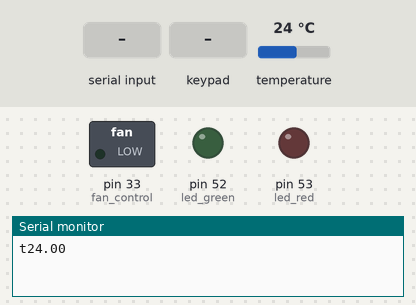
A sketch run on a simulated Arduino Mega 2560, built with avr-gcc and run on an emulated ATmega2560. On the bench: switched loads named in the sketch (green lamp = pin HIGH), output pins drawn as LEDs (lit = HIGH), the last lines printed to the serial monitor. The inputs (shaded band) are chosen by the test bench; at power-on: temperature 24 °C.

Above: at 1.2 s.
1.3 s: "a" received over Serial
At 3.4 s:
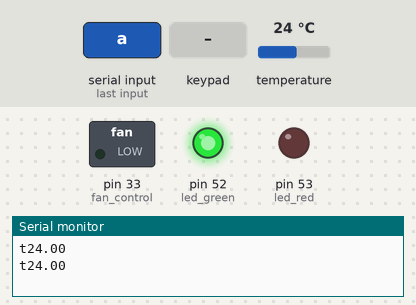
3.8 s: "b" received over Serial
At 5.0 s:
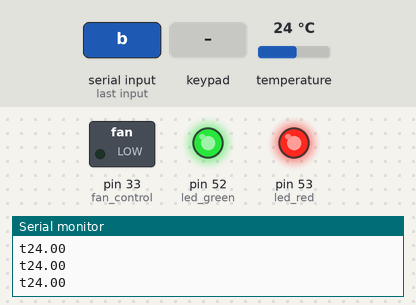
5.3 s: key '1' pressed
At 7.2 s:
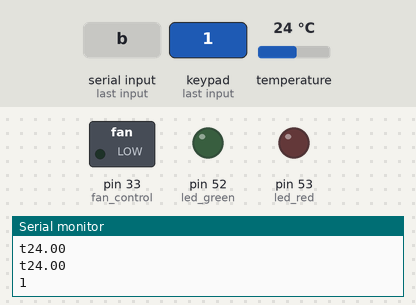
7.6 s: "b" received over Serial
At 8.9 s:
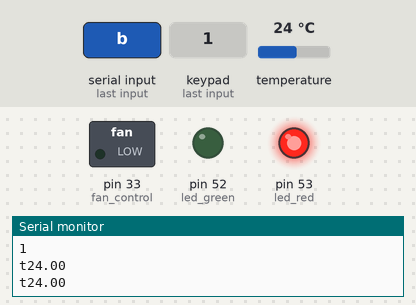
9.2 s: key '2' pressed
At 11.0 s:
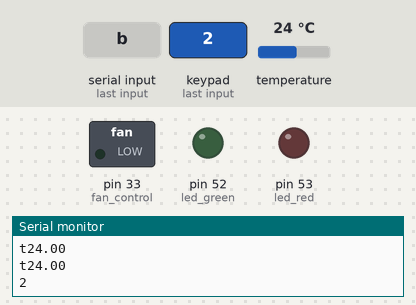
Timing chart, 0 to 12.5 s (numbered marks = the images above; inputs shaded):
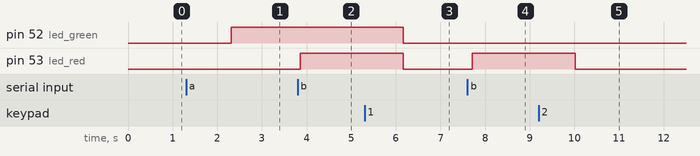

The sketch:

Temperature_Keypad.ino
```cpp
/* @file HelloKeypad.pde
|| @version 1.0
|| @author Alexander Brevig
|| @contact alexanderbrevig@gmail.com
||
|| @description
|| | Demonstrates the simplest use of the matrix Keypad library.
|| #
*/
#include <Keypad.h>
#include <OneWire.h>

OneWire  ds(32);  // on pin 10
int fan_control = 33;
const byte ROWS = 4; //four rows
const byte COLS = 3; //three columns
char keys[ROWS][COLS] = {
  {'1','2','3'},
  {'4','5','6'},
  {'7','8','9'},
  {'*','0','#'}
};
byte rowPins[ROWS] = {45, 46, 47, 48}; //connect to the row pinouts of the keypad
byte colPins[COLS] = {42, 43, 44}; //connect to the column pinouts of the keypad


Keypad keypad = Keypad( makeKeymap(keys), rowPins, colPins, ROWS, COLS );


//GREEN AND RED LED
int led_green = 52;
int led_red = 53;

int incomingByte = 0;//receive data from the serial port

void setup(){
  Serial.begin(9600);
   // initialize the digital pin as an output.
    pinMode(led_red, OUTPUT);
    pinMode(led_green, OUTPUT);
    //initialize motor pin
    pinMode(fan_control, OUTPUT);
}

void loop(){
  byte i;
  byte present = 0;
  byte type_s;
  byte data[12];
  byte addr[8];
  float celsius, fahrenheit;
  if (Serial.available() > 0) {
                // read the incoming byte:
                incomingByte = Serial.read();
                //if the password is correct(incoming byte =97)
                if(incomingByte==97){
                  //Serial.println(incomingByte,DEC);
                  digitalWrite(led_green, HIGH);//turns on green light
                }
                //if the password is incorrect(incoming byte =98)
                if(incomingByte==98){
                  digitalWrite(led_red, HIGH);//turns on red light
                }

        }
  char key = keypad.getKey();

  if (key){
    digitalWrite(led_green, LOW);//turns off leds
    digitalWrite(led_red, LOW);//turns off leds
    Serial.println(key);
  }

  if ( !ds.search(addr)) {
    ds.reset_search();
    delay(250);
    return;
  }


  if (OneWire::crc8(addr, 7) != addr[7]) {
      return;
  }

  // the first ROM byte indicates which chip
  switch (addr[0]) {
    case 0x10:
      type_s = 1;
      break;
    case 0x28:
      type_s = 0;
      break;
    case 0x22:
      type_s = 0;
      break;
    default:
      return;
  }

  ds.reset();
  ds.select(addr);
  ds.write(0x44,1);         // start conversion, with parasite power on at the end

  delay(1000);     // maybe 750ms is enough, maybe not
  // we might do a ds.depower() here, but the reset will take care of it.

  present = ds.reset();
  ds.select(addr);
  ds.write(0xBE);         // Read Scratchpad
  for ( i = 0; i < 9; i++) {           // we need 9 bytes
    data[i] = ds.read();
  }

  unsigned int raw = (data[1] << 8) | data[0];
  if (type_s) {
    raw = raw << 3; // 9 bit resolution default
    if (data[7] == 0x10) {
      // count remain gives full 12 bit resolution
      raw = (raw & 0xFFF0) + 12 - data[6];
    }
  } else {
    byte cfg = (data[4] & 0x60);
    if (cfg == 0x00) raw = raw << 3;  // 9 bit resolution, 93.75 ms
    else if (cfg == 0x20) raw = raw << 2; // 10 bit res, 187.5 ms
    else if (cfg == 0x40) raw = raw << 1; // 11 bit res, 375 ms
    // default is 12 bit resolution, 750 ms conversion time
  }
  celsius = (float)raw / 16.0;
  fahrenheit = celsius * 1.8 + 32.0;
  Serial.print ("t");
  Serial.print(celsius);
  Serial.print ("\r\n");

}
```

Measured:
- after the input at 1.3 s, pin 52 (led_green): LOW → HIGH after 1.0 s
- after the input at 3.8 s, pin 53 (led_red): LOW → HIGH after 0.06 s
- after the input at 5.3 s, pin 52 (led_green), pin 53 (led_red): HIGH → LOW after 0.87 s
- after the input at 7.6 s, pin 53 (led_red): LOW → HIGH after 0.11 s
- after the input at 9.2 s, pin 53 (led_red): HIGH → LOW after 0.82 s
